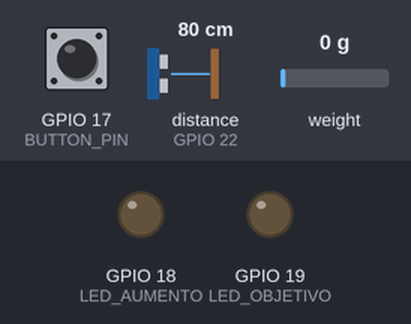
A sketch run on a simulated ESP32. Parts: output pins drawn as LEDs (lit = HIGH). Wiring (inferred from the names in the program): ultrasonic range finder: trigger GPIO 21; echo GPIO 22. Dashed ring = blinking. The inputs (shaded band) are chosen by the test bench; at power-on: weight on the scale 0 g, GPIO 17 (BUTTON_PIN) HIGH, distance to the obstacle (sensor on GPIO 22) 80 cm. The echo pulse lasts 58.3 µs per cm; WiFi joins after 1.5 s; servers stay silent unless stated; uploads are accepted with an empty reply; pins used as bus, display or sensor lines are not drawn; what the sketch prints to the serial monitor is not drawn.

Above: at 5.7 s.
5.8 s: weight on the scale set to 285 g
8.8 s: weight on the scale set to 326 g
At 10.2 s:
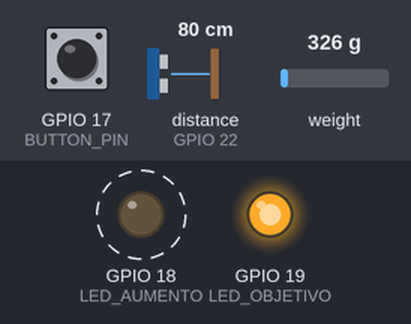
12.2 s: GPIO 17 (BUTTON_PIN) pulled LOW for 0.85 s
At 15.37 s:
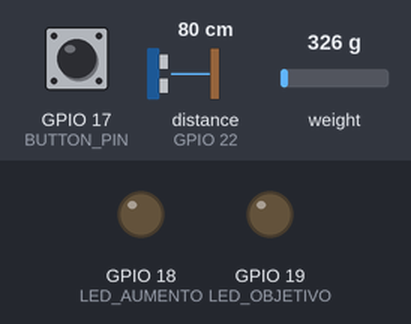
15.6 s: weight on the scale set to 595 g
19.0 s: weight on the scale set to 683 g
At 19.5 s:
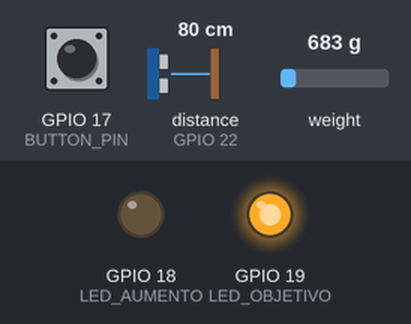
22.4 s: weight on the scale set to 100 g
At 24.8 s:
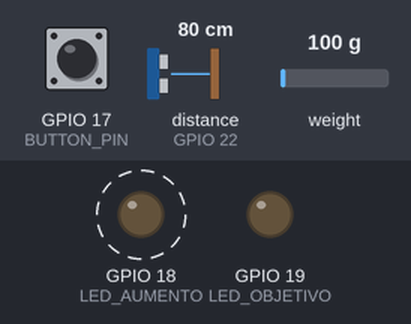
Timing chart, 0 to 26.8 s (numbered marks = the images above; inputs shaded):
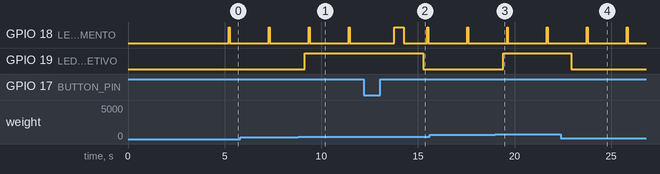

The sketch:

proyecto_final.ino
```cpp
#include <Arduino.h>
#include <WiFi.h>
#include <HTTPClient.h>
#include "HX711.h"

// Configuración WiFi - CAMBIAR ESTOS VALORES
const char* ssid = "TP-LINK_E52C";         // Cambia esto con tu nombre de red WiFi
const char* password = "02135007";  // Cambia esto con tu contraseña WiFi

// Configuración del servidor - CAMBIAR ESTA IP
const char* serverAddress = "http://192.168.1.72:8080/water-data"; // Cambia la IP a la de tu computadora

// Configuración de los pines
#define DT_PIN 16
#define SCK_PIN 4
#define BUTTON_PIN 17
#define LED_AUMENTO 18
#define LED_OBJETIVO 19
#define TRIGGER_PIN 21
#define ECHO_PIN 22

// ID único del dispositivo
const char* deviceId = "water-level-sensor-01";

// Configuración HX711
HX711 scale;

// Variables globales
float pesoAnterior = 0.0;
float pesoObjetivo = 300.0; // en gramos
float distanciaUmbral = 5.0; // cm
float pesoMinimo = 14.5;

// Variables para control de tiempo
unsigned long lastSendTime = 0;
const unsigned long sendInterval = 2000; // Enviar datos cada 2 segundos
bool wifiConnected = false;

void setup() {
  // Iniciar puerto serial
  Serial.begin(115200);
  delay(2000); // Dar tiempo para abrir el monitor serial

  Serial.println("\n\n===== ESP32 WATER MONITOR - SIMPLE HTTP VERSION =====");

  // Configurar pines
  pinMode(BUTTON_PIN, INPUT_PULLUP);
  pinMode(LED_AUMENTO, OUTPUT);
  pinMode(LED_OBJETIVO, OUTPUT);
  pinMode(TRIGGER_PIN, OUTPUT);
  pinMode(ECHO_PIN, INPUT);

  // Estado inicial de LEDs
  digitalWrite(LED_AUMENTO, LOW);
  digitalWrite(LED_OBJETIVO, LOW);

  // Inicializar HX711
  Serial.println("Inicializando balanza...");
  scale.begin(DT_PIN, SCK_PIN);

  if (!scale.is_ready()) {
    Serial.println("ERROR: HX711 no está listo. Verificar conexiones.");
    blinkErrorLed();
  }

  scale.set_scale(420.0f);
  scale.tare();
  Serial.println("Balanza inicializada correctamente");

  // Conectar WiFi
  connectToWifi();
}

void loop() {
  // Verificar conexión WiFi y reconectar si es necesario
  if (WiFi.status() != WL_CONNECTED) {
    Serial.println("WiFi desconectado. Reconectando...");
    connectToWifi();
    return;
  }

  // Tarar con botón
  if (digitalRead(BUTTON_PIN) == LOW) {
    Serial.println("Tarando balanza...");
    scale.tare();

    // Indicación visual
    digitalWrite(LED_AUMENTO, HIGH);
    delay(500);
    digitalWrite(LED_AUMENTO, LOW);

    delay(500); // Debounce
  }

  // Leer sensores
  float pesoActual = scale.get_units(5);
  float distancia = medirDistanciaCM();

  // Controlar LED de aumento
  if (distancia > 0 && distancia < distanciaUmbral && pesoActual >= pesoMinimo && pesoActual < pesoObjetivo) {
    digitalWrite(LED_AUMENTO, HIGH);
  } else {
    digitalWrite(LED_AUMENTO, LOW);
  }

  // Controlar LED de objetivo
  if (pesoActual >= pesoObjetivo) {
    digitalWrite(LED_OBJETIVO, HIGH);
  } else {
    digitalWrite(LED_OBJETIVO, LOW);
  }

  // Enviar datos al servidor (cada X segundos)
  unsigned long currentMillis = millis();
  if (currentMillis - lastSendTime >= sendInterval) {
    lastSendTime = currentMillis;
    sendDataToServer(deviceId, pesoActual, distancia);
  }

  delay(100); // Pequeña pausa
}

// Medir distancia con sensor ultrasónico
float medirDistanciaCM() {
  digitalWrite(TRIGGER_PIN, LOW);
  delayMicroseconds(2);
  digitalWrite(TRIGGER_PIN, HIGH);
  delayMicroseconds(10);
  digitalWrite(TRIGGER_PIN, LOW);

  long duration = pulseIn(ECHO_PIN, HIGH, 30000);
  if (duration == 0) return -1.0;

  return duration * 0.0343 / 2;
}

// Conectar a WiFi
void connectToWifi() {
  Serial.print("Conectando a WiFi: ");
  Serial.println(ssid);

  WiFi.mode(WIFI_STA);
  WiFi.begin(ssid, password);

  // Esperar conexión (con timeout)
  int attempts = 0;
  while (WiFi.status() != WL_CONNECTED && attempts < 20) {
    delay(500);
    Serial.print(".");
    attempts++;
  }

  if (WiFi.status() == WL_CONNECTED) {
    Serial.println("\nConectado a WiFi");
    Serial.print("Dirección IP: ");
    Serial.println(WiFi.localIP());
    wifiConnected = true;
  } else {
    Serial.println("\nError: No se pudo conectar a WiFi");
    Serial.println("Verifica SSID y contraseña");
    wifiConnected = false;
    blinkErrorLed();
  }
}

// Enviar datos al servidor usando HTTP simple (no Socket.IO)
void sendDataToServer(const char* deviceId, float peso, float distancia) {
  if (WiFi.status() != WL_CONNECTED) {
    Serial.println("Error: No hay conexión WiFi para enviar datos");
    return;
  }

  HTTPClient http;

  // Construir URL con datos como parámetros (query string)
  String url = String(serverAddress);
  url += "?deviceId=" + String(deviceId);
  url += "&peso=" + String(peso);
  url += "&distancia=" + String(distancia);
  url += "&objetivo_alcanzado=" + String(peso >= pesoObjetivo ? "true" : "false");
  url += "&objeto_presente=" + String(distancia > 0 && distancia < distanciaUmbral ? "true" : "false");

  // Iniciar conexión HTTP
  http.begin(url);

  // Enviar la solicitud GET
  int httpResponseCode = http.GET();

  // Mostrar resultado
  if (httpResponseCode > 0) {
    String response = http.getString();
    Serial.print("HTTP Response: ");
    Serial.print(httpResponseCode);
    Serial.print(" - ");
    Serial.println(response);

    // Parpadear LED para indicar éxito
    digitalWrite(LED_AUMENTO, HIGH);
    delay(50);
    digitalWrite(LED_AUMENTO, LOW);
  } else {
    Serial.print("Error en solicitud HTTP: ");
    Serial.println(httpResponseCode);
  }

  http.end();
}

// Parpadear LED para indicar error
void blinkErrorLed() {
  for (int i = 0; i < 10; i++) {
    digitalWrite(LED_AUMENTO, HIGH);
    delay(100);
    digitalWrite(LED_AUMENTO, LOW);
    delay(100);
  }
}
```

Measured:
- the behaviour switches between 299 and 300 g on weight on the scale (found by bisection; images 0 and 1)
- the behaviour switches between 625 and 626 g on weight on the scale (found by bisection; images 2 and 3)
- after the input at 8.8 s, GPIO 19 (LED_OBJETIVO): LOW → HIGH after 0.34 s
- after the input at 12.2 s, GPIO 19 (LED_OBJETIVO): HIGH → LOW after 3.1 s
- after the input at 19.0 s, GPIO 19 (LED_OBJETIVO): LOW → HIGH after 0.41 s
- after the input at 22.4 s, GPIO 19 (LED_OBJETIVO): HIGH → LOW after 0.54 s
- by itself, GPIO 18 (LED_AUMENTO): alternates HIGH for 0.05 s and LOW for 2.0 s
